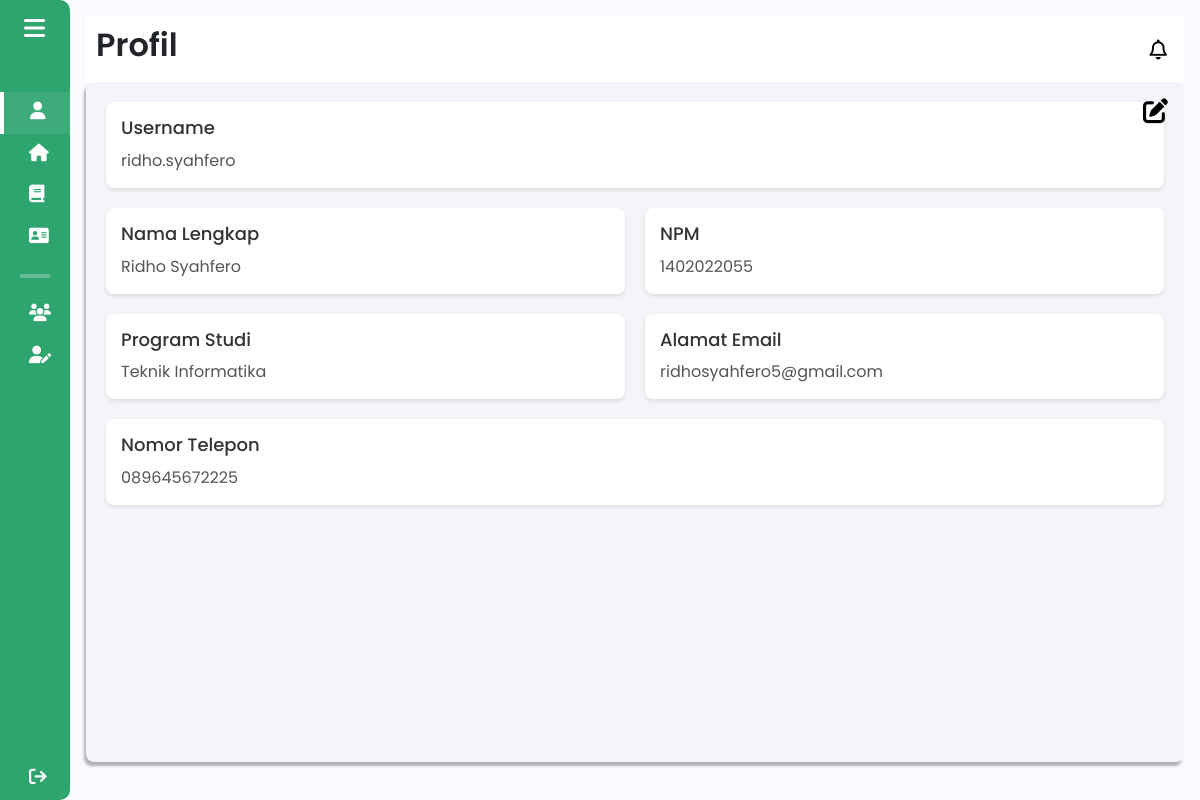
Page /components/pages/mahasiswa/profil_mahasiswa.php (signed in) on the earlier database version.
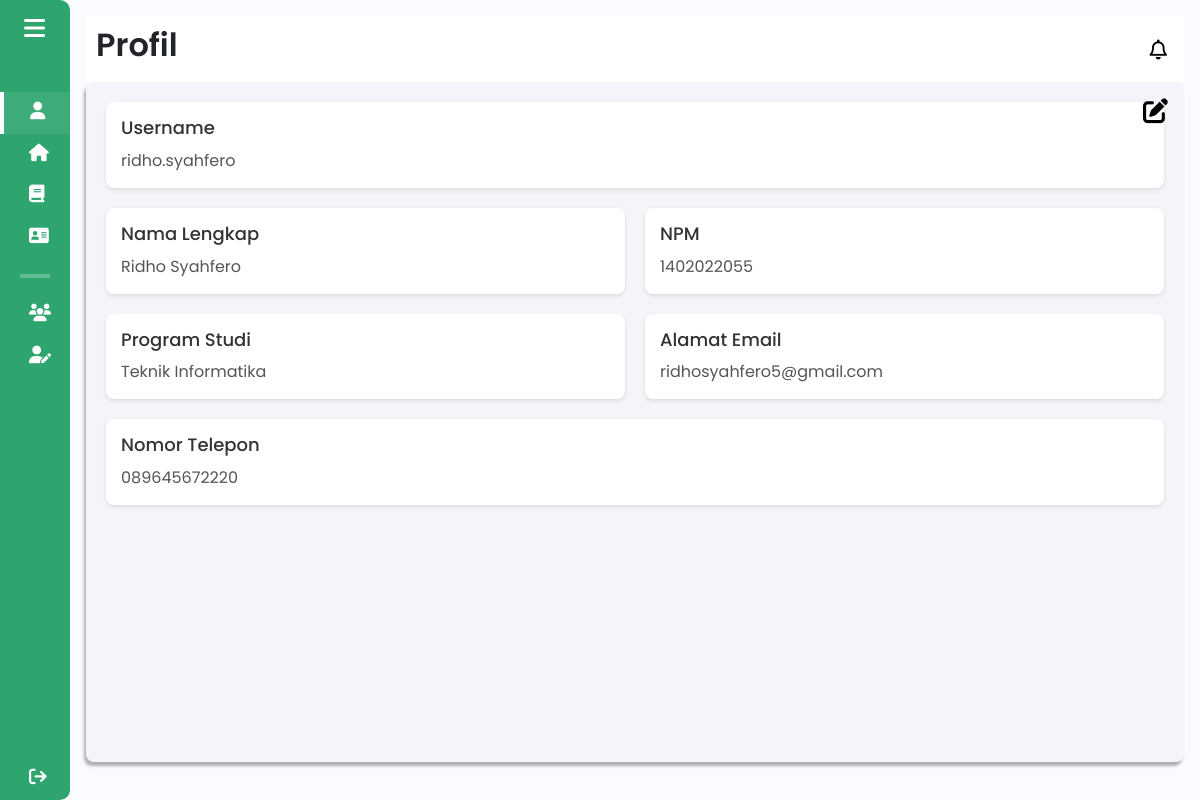
Same page on the later database version.
### tables this page shows
CREATE TABLE `mahasiswa` (
  `id` int(11) NOT NULL,
  `user_id` int(11) NOT NULL,
  `nama` varchar(100) NOT NULL,
  `npm` varchar(15) NOT NULL,
  `program_studi` varchar(100) NOT NULL,
  `tahun_angkatan` varchar(100) NOT NULL,
  `email` varchar(100) DEFAULT NULL,
  `contact` varchar(15) DEFAULT NULL,
  `fakultas` varchar(100) DEFAULT NULL,
  `id_kelompok` int(11) DEFAULT NULL
);

### components/pages/mahasiswa/profil_mahasiswa.php (the view, shortened to what this page needs)
<?php
include $_SERVER['DOCUMENT_ROOT'] . '/Aplikasi-Kewirausahaan/config/db_connection.php';
$user_id = $_SESSION['user_id'];
$query_mahasiswa = "SELECT * FROM mahasiswa WHERE user_id = '$user_id'";
$result_mahasiswa = $conn->query($query_mahasiswa);
if ($result_mahasiswa && $result_mahasiswa->num_rows > 0) {
    $mahasiswa = $result_mahasiswa->fetch_assoc();
} else {
    die("Data mahasiswa tidak ditemukan.");
}
?>
<!DOCTYPE html>
<html lang="en">
<head>
    <link href="https://cdn.lineicons.com/4.0/lineicons.css" rel="stylesheet" />
    <link href="https://cdn.jsdelivr.net/npm/bootstrap@5.3.0-alpha3/dist/css/bootstrap.min.css" rel="stylesheet"
>
    <link rel="stylesheet" href="/Aplikasi-Kewirausahaan/assets/css/profil.css">
</head>
<body>
    <div class="wrapper">
        <?php
        include 'sidebar_mahasiswa.php';
        ?>
        <div class="main p-3">
            <div class="main_header">
                <?php
                    include 'header_mahasiswa.php';
                ?>
            </div>
            <div class="main_wrapper">
                <button class="edit-btn" type="button" title="Edit Profil" >
                    <i class="fas fa-edit"></i>
                </button>
                <div class="profile-header">
                    <div class="profile-item">
                        <h2>Username</h2>
                        <p><?= htmlspecialchars($_SESSION['username']); ?></p>
                    </div>
                </div>
                <div class="profile-grid">
                    <div class="profile-item">
                        <h2>Nama Lengkap</h2>
                        <p><?= htmlspecialchars($mahasiswa['nama'] ?? 'Belum diisi'); ?></p>
                    </div>
                    <div class="profile-item">
                        <h2>NPM</h2>
                        <p><?= htmlspecialchars($mahasiswa['npm'] ?? 'Belum diisi'); ?></p>
                    </div>
                    <div class="profile-item">
                        <h2>Program Studi</h2>
                        <p><?= htmlspecialchars($mahasiswa['program_studi'] ?? 'Belum diisi'); ?></p>
                    </div>
                    <div class="profile-item">
                        <h2>Alamat Email</h2>
                        <p><?= htmlspecialchars($mahasiswa['email'] ?? 'Belum diisi'); ?></p>
                    </div>
                    <div class="profile-item" id="phone-item">
                        <h2>Nomor Telepon</h2>
                        <p class="phone-text"><?= htmlspecialchars($mahasiswa['contact'] ?? 'Belum diisi'); ?></p>
                    </div>
                </div>
            </div>
        </div>
    </div>
</body>
</html>

Differences in the rows shown:
changed mahasiswa "Ridho Syahfero": contact "089645672225" → "089645672220"
